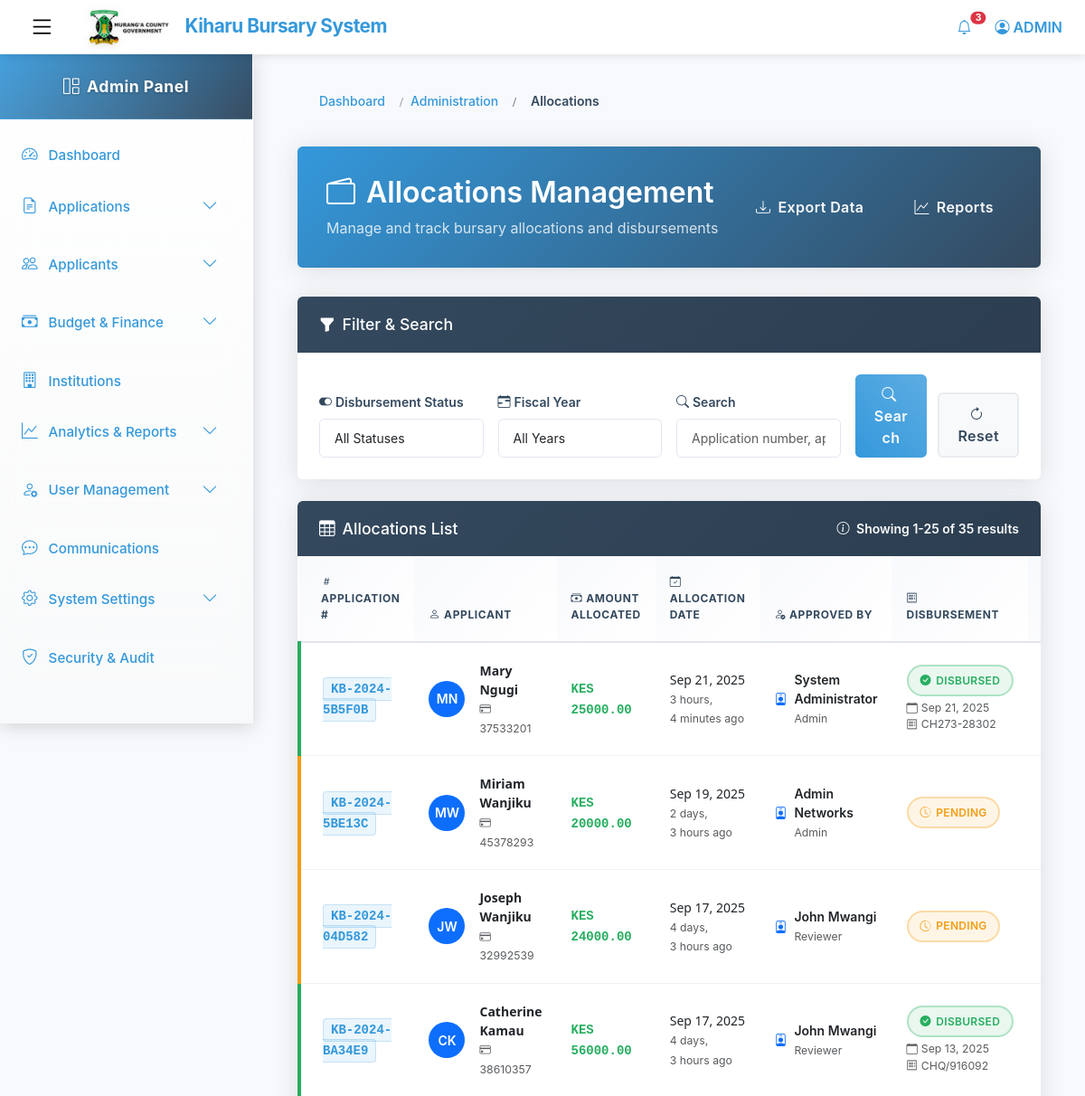
Page /allocations/ (signed in, upper part) on the earlier database version.
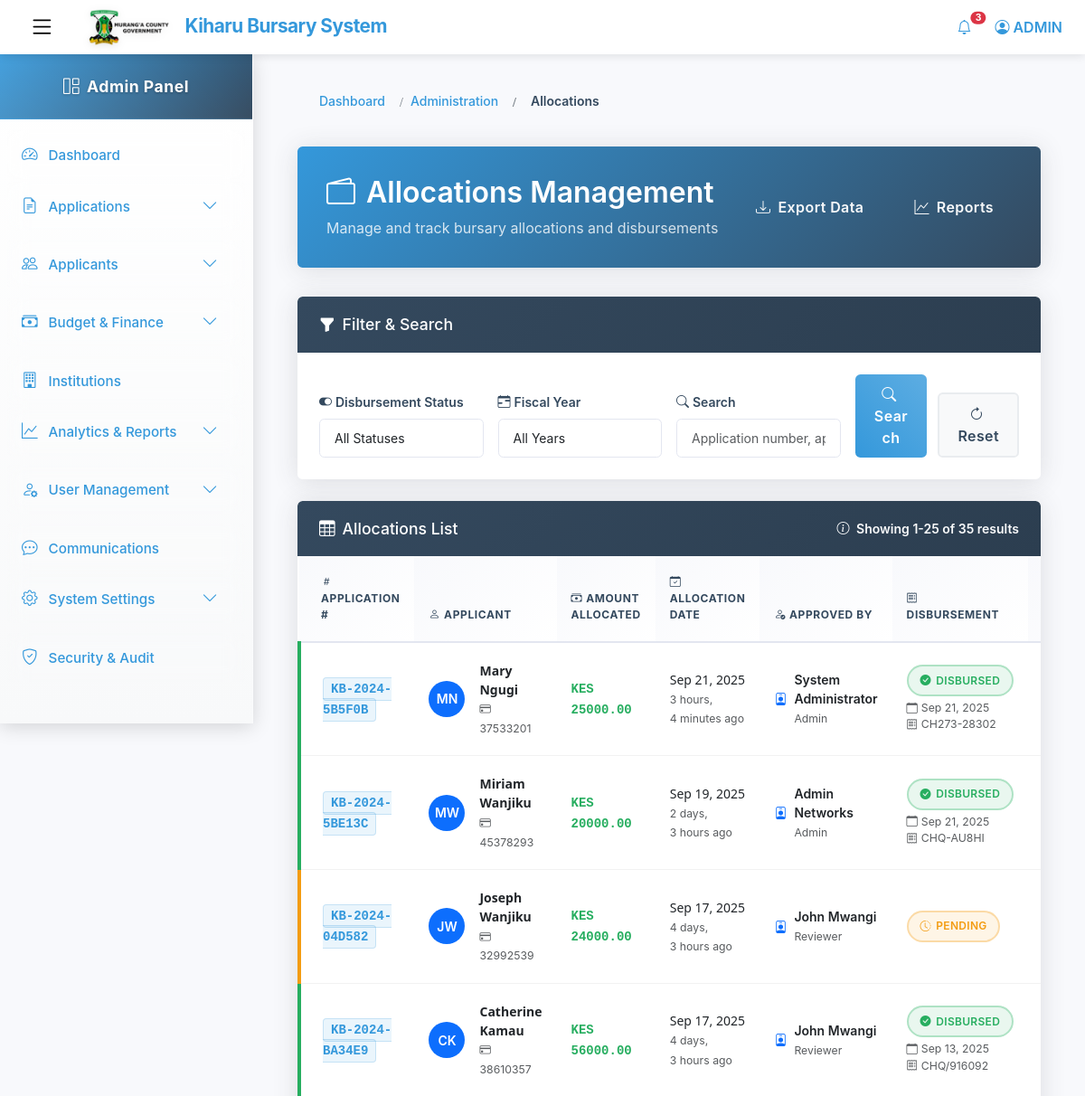
Same page on the later database version.
### kiharu_system/models.py (models this page shows, shortened)
class Allocation(models.Model):
    application = models.OneToOneField(Application, on_delete=models.CASCADE, related_name='allocation')
    amount_allocated = models.DecimalField(max_digits=10, decimal_places=2)
    allocation_date = models.DateField(auto_now_add=True)
    approved_by = models.ForeignKey(User, on_delete=models.SET_NULL, null=True, related_name='approvals')
    cheque_number = models.CharField(max_length=50, blank=True, null=True)
    is_disbursed = models.BooleanField(default=False)
    disbursement_date = models.DateField(blank=True, null=True)
    disbursed_by = models.ForeignKey(User, on_delete=models.SET_NULL, null=True, related_name='disbursements')
    remarks = models.TextField(blank=True, null=True)

class Application(models.Model):
    APPLICATION_STATUS = (
        ('draft', 'Draft'),
        ('submitted', 'Submitted'),
        ('under_review', 'Under Review'),
        ('approved', 'Approved'),
        ('rejected', 'Rejected'),
        ('disbursed', 'Disbursed'),
    )
    application_number = models.CharField(max_length=20, unique=True, editable=False)
    applicant = models.ForeignKey(Applicant, on_delete=models.CASCADE, related_name='applications')
    fiscal_year = models.ForeignKey(FiscalYear, on_delete=models.CASCADE)
    bursary_category = models.ForeignKey(BursaryCategory, on_delete=models.CASCADE)
    institution = models.ForeignKey(Institution, on_delete=models.CASCADE)
    status = models.CharField(max_length=20, choices=APPLICATION_STATUS, default='draft')
    admission_number = models.CharField(max_length=100)
    year_of_study = models.PositiveIntegerField()
    course_name = models.CharField(max_length=200, blank=True, null=True)  # For college/university
    expected_completion_date = models.DateField()
    total_fees_payable = models.DecimalField(max_digits=10, decimal_places=2)
    fees_paid = models.DecimalField(max_digits=10, decimal_places=2)
    fees_balance = models.DecimalField(max_digits=10, decimal_places=2)
    amount_requested = models.DecimalField(max_digits=10, decimal_places=2)
    other_bursaries = models.BooleanField(default=False)
    other_bursaries_amount = models.DecimalField(max_digits=10, decimal_places=2, default=0)
    other_bursaries_source = models.CharField(max_length=200, blank=True, null=True)
    is_orphan = models.BooleanField(default=False)
    is_disabled = models.BooleanField(default=False)
    has_chronic_illness = models.BooleanField(default=False)
    chronic_illness_description = models.TextField(blank=True, null=True)
    date_submitted = models.DateTimeField(auto_now_add=True)
    last_updated = models.DateTimeField(auto_now=True)
    previous_allocation = models.BooleanField(default=False)
    previous_allocation_year = models.CharField(max_length=20, blank=True, null=True)
    previous_allocation_amount = models.DecimalField(max_digits=10, decimal_places=2, default=0)

class Applicant(models.Model):
    GENDER_CHOICES = (
        ('M', 'Male'),
        ('F', 'Female'),
    )
    user = models.OneToOneField(User, on_delete=models.CASCADE, related_name='applicant_profile')
    gender = models.CharField(max_length=1, choices=GENDER_CHOICES)
    date_of_birth = models.DateField()
    id_number = models.CharField(max_length=20, unique=True)
    ward = models.ForeignKey(Ward, on_delete=models.SET_NULL, null=True, related_name='residents')
    location = models.ForeignKey(Location, on_delete=models.SET_NULL, null=True)
    sublocation = models.ForeignKey(SubLocation, on_delete=models.SET_NULL, null=True)
    village = models.ForeignKey(Village, on_delete=models.SET_NULL, null=True)
    physical_address = models.TextField()
    postal_address = models.CharField(max_length=100, blank=True, null=True)
    special_needs = models.BooleanField(default=False)
    special_needs_description = models.TextField(blank=True, null=True)

class User(AbstractUser):
    USER_TYPES = (
        ('applicant', 'Applicant'),
        ('admin', 'Administrator'),
        ('reviewer', 'Application Reviewer'),
        ('finance', 'Finance Officer'),
    )
    user_type = models.CharField(max_length=20, choices=USER_TYPES, default='applicant')
    id_number = models.CharField(max_length=20, unique=True, null=True, blank=True)
    phone_regex = RegexValidator(
        regex=r'^\+254\d{9}$',
        message="Phone number must be entered in the format: '+254XXXXXXXXX'. Exactly 12 digits including country code."
    )
    phone_number = models.CharField(validators=[phone_regex], max_length=17, blank=True)

### kiharu_system/views.py (the view)
# urls.py: path('allocations/', views.allocation_list, name='allocation_list'),
@login_required
@user_passes_test(is_admin)
def allocation_list(request):
    allocations = Allocation.objects.all()\
    .select_related('application__applicant__user', 'approved_by')\
    .order_by('-allocation_date')
    disbursed = request.GET.get('disbursed')
    if disbursed == 'true':
        allocations = allocations.filter(is_disbursed=True)
    elif disbursed == 'false':
        allocations = allocations.filter(is_disbursed=False)
    paginator = Paginator(allocations, 25)
    page_number = request.GET.get('page')
    page_obj = paginator.get_page(page_number)
    context = {
        'page_obj': page_obj,
        'current_disbursed': disbursed,
    }
    return render(request, 'admin/allocation_list.html', context)

### kiharu_system/views.py (called while the page is built)
def is_admin(user):
    return user.user_type == 'admin'

### templates/admin/allocation_list.html (shortened to what the changed rows need)
{% extends 'admin_base.html' %}
{% load static %}
{% block content %}
<div class="container-fluid px-4">
    <div class="page-header">
        <div class="d-flex justify-content-between align-items-center">
            <div>
                <h2>
                    <i class="bi bi-wallet2"></i>
                    Allocations Management
                </h2>
            </div>
        </div>
    </div>
    <div class="card">
        <div class="card-body p-0">
            <div class="table-container">
                <div class="table-responsive">
                    <table class="table table-hover mb-0">
                        <thead>
                            <tr>
                                <th class="ps-4">
                                    <i class="bi bi-hash me-1"></i>Application #
                                </th>
                                <th>
                                    <i class="bi bi-person me-1"></i>Applicant
                                </th>
                                <th>
                                    <i class="bi bi-cash-stack me-1"></i>Amount Allocated
                                </th>
                                <th>
                                    <i class="bi bi-calendar-check me-1"></i>Allocation Date
                                </th>
                                <th>
                                    <i class="bi bi-person-check me-1"></i>Approved By
                                </th>
                                <th>
                                    <i class="bi bi-receipt me-1"></i>Disbursement
                                </th>
                                <th class="text-end pe-4">
                                </th>
                            </tr>
                        </thead>
                        <tbody>
                            {% for allocation in page_obj %}
                            <tr class="border-indicator {% if allocation.is_disbursed %}border-success{% else %}border-warning{% endif %}">
                                <td class="ps-4">
                                    <span class="app-number">{{ allocation.application.application_number }}</span>
                                </td>
                                <td>
                                    <div class="d-flex align-items-center">
                                        <div class="me-3">
                                            <div class="bg-primary text-white rounded-circle d-flex align-items-center justify-content-center"
                                                 style="width: 2.5rem; height: 2.5rem; font-weight: 600; font-size: 0.875rem;">
                                                {{ allocation.application.applicant.user.first_name.0 }}{{ allocation.application.applicant.user.last_name.0 }}
                                            </div>
                                        </div>
                                        <div>
                                            <div class="fw-semibold text-professional">
                                                {{ allocation.application.applicant.user.first_name }} {{ allocation.application.applicant.user.last_name }}
                                            </div>
                                            <small class="text-muted">
                                                <i class="bi bi-credit-card me-1"></i>{{ allocation.application.applicant.id_number }}
                                            </small>
                                        </div>
                                    </div>
                                </td>
                                <td>
                                    <span class="amount">KES {{ allocation.amount_allocated|floatformat:2 }}</span>
                                </td>
                                <td>
                                    <div class="text-professional">
                                        {{ allocation.allocation_date|date:"M d, Y" }}
                                    </div>
                                    <small class="text-muted">{{ allocation.allocation_date|timesince }} ago</small>
                                </td>
                                <td>
                                    <div class="d-flex align-items-center">
                                        <i class="bi bi-person-badge me-2 text-primary"></i>
                                        <div>
                                            <div class="fw-semibold">{{ allocation.approved_by.first_name }} {{ allocation.approved_by.last_name }}</div>
                                            <small class="text-muted">{{ allocation.approved_by.user_type|capfirst }}</small>
                                        </div>
                                    </div>
                                </td>
                                <td>
                                    {% if allocation.is_disbursed %}
                                        <div class="mb-1">
                                            <span class="status-badge status-disbursed">
                                                <i class="bi bi-check-circle-fill"></i>Disbursed
                                            </span>
                                        </div>
                                        <small class="text-muted d-block">
                                            <i class="bi bi-calendar me-1"></i>{{ allocation.disbursement_date|date:"M d, Y" }}
                                        </small>
                                        {% if allocation.cheque_number %}
                                        <small class="text-muted d-block">
                                            <i class="bi bi-receipt me-1"></i>{{ allocation.cheque_number }}
                                        </small>
                                        {% endif %}
                                    {% else %}
                                        <span class="status-badge status-pending">
                                            <i class="bi bi-clock-history"></i>Pending
                                        </span>
                                    {% endif %}
                                </td>
                                <td class="text-end pe-4">
                                </td>
                            </tr>
                            {% endfor %}
                        </tbody>
                    </table>
                </div>
            </div>
        </div>
    </div>
</div>
{% endblock %}

Differences in the rows shown:
changed Allocation "Miriam": disbursement_date (not shown) → "Sep 21, 2025"; cheque_number (not shown) → "CHQ-AU8HI"; is_disbursed "PENDING" → "DISBURSED"
